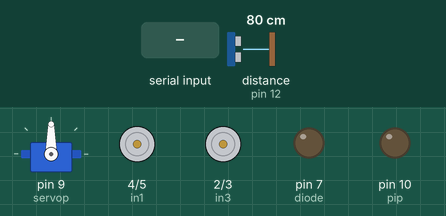
Bench run of a sketch on a simulated Arduino Uno, built with avr-gcc and run on an emulated ATmega328P. Parts: servo, motor-driver pin pairs drawn as motors (green arrow = first pin HIGH = forward, orange = second pin HIGH = backward, longer = more drive, scaled by the enable pin), output pins drawn as LEDs (lit = HIGH). The inputs (shaded band) are chosen by the test bench; at power-on: distance to the obstacle (sensor on pin 12) 80 cm. The echo pulse lasts 58.3 µs per cm; pins used as bus, display or sensor lines are not drawn.

Above: at 1.2 s.
1.3 s: "1" received over Serial
At 3.93 s:
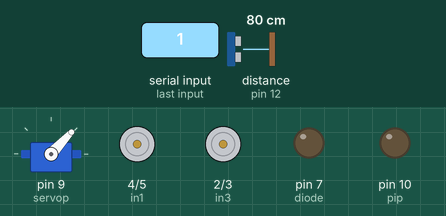
4.3 s: distance to the obstacle (sensor on pin 12) set to 2 cm
At 5.05 s:
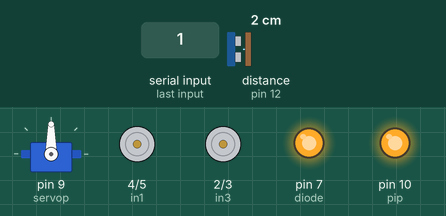
7.3 s: distance to the obstacle (sensor on pin 12) set to 60 cm
At 8.11 s:
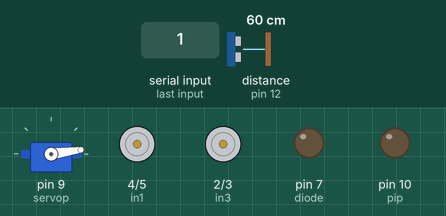
10.3 s: distance to the obstacle (sensor on pin 12) set to 4 cm
At 10.57 s:
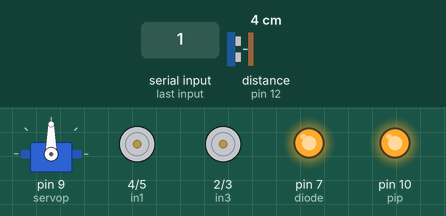
13.3 s: distance to the obstacle (sensor on pin 12) set to 120 cm
At 14.13 s:
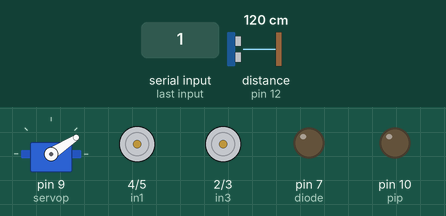
16.3 s: distance to the obstacle (sensor on pin 12) set to 9 cm
At 16.57 s:
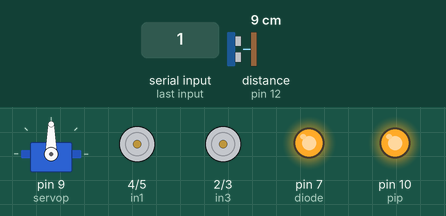
Timing chart, 0 to 19.3 s (numbered marks = the images above; inputs shaded):
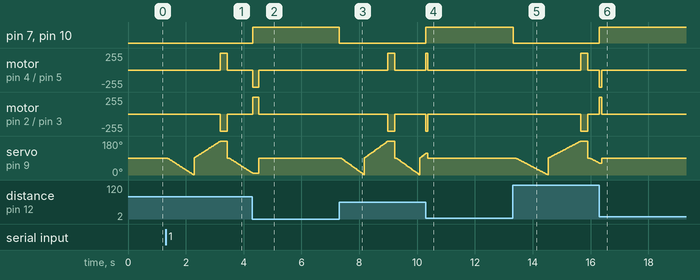

Measured:
- after the input at 1.3 s, motor on pin 4 (in1) / pin 5 (in2): stopped → forward 255/255 after 1.9 s, → stopped 0.24 s later; motor on pin 2 (in3) / pin 3 (in4): stopped → backward 255/255 after 1.9 s, → stopped 0.24 s later
- after the input at 4.3 s, pin 7 (diode), pin 10 (pip): LOW → HIGH at once
- after the input at 7.3 s, pin 7 (diode), pin 10 (pip): HIGH → LOW at once; motor on pin 4 (in1) / pin 5 (in2): stopped → forward 255/255 after 1.7 s, → stopped 0.24 s later; motor on pin 2 (in3) / pin 3 (in4): stopped → backward 255/255 after 1.7 s, → stopped 0.24 s later
- after the input at 10.3 s, pin 7 (diode), pin 10 (pip): LOW → HIGH at once
- after the input at 13.3 s, pin 7 (diode), pin 10 (pip): HIGH → LOW at once; motor on pin 4 (in1) / pin 5 (in2): stopped → forward 255/255 after 2.4 s, → stopped 0.24 s later; motor on pin 2 (in3) / pin 3 (in4): stopped → backward 255/255 after 2.4 s, → stopped 0.24 s later
- after the input at 16.3 s, pin 7 (diode), pin 10 (pip): LOW → HIGH at once

The sketch:

car.ino
```cpp
#include "Servo.h" //підключаємо бібліотеку для керування сервоприводом;
#define servop 9  //вказуєм на який пін підключений сервомотор;
Servo servo1; //вводимо клас "Servo" з імям "servo1;

#define trig 8  //пін передачі ультразвукового датчика;
#define echo 12 //пін прийому ультразвукового датчика;

#define diode 7 //пін діода;
#define pip 10 //пін пєзо динаміка;


#define in1 4 //піни драйвера для мотору;
#define in2 5
#define in3 2
#define in4 3
#define enr 6
#define enl 11

int k = 25 ; //коефіцієнт повороту машинки по відношенню до кута сервопривода *10 (ліноліум 14)
int zona = 60; //зона контролю (см)
int control = 35; //дистанція на яку машинка не підходить до цілі (см)

int speed = 255; //початкова швидкість моторів;

int i; //змінна для використання в циклі for;
bool goal = 0; //змінна для запамятовування цілі;

bool mode = 0; //змінна для переключення режиму (ручний, авто);
char datain; //змінна для прийому данних з Serial;

int distance; //змінна для запамятовування дистанції;
int impuls; //змінна для часу імпульсу з ультразвукового датчика;

void setup () {
  Serial.begin(9600); //активація Serial порта на швидкості 9600 бод;
  servo1.attach(servop); //вказання піна сервопривода (замість "servop" буде підставленне значення що вказано вище в #define;
  pinMode(diode, OUTPUT); //активація пінів на прийом та передачу сигналу;
  pinMode(pip, OUTPUT);

  pinMode(in1, OUTPUT);
  pinMode(in2, OUTPUT);
  pinMode(in3, OUTPUT);
  pinMode(in4, OUTPUT);

  pinMode (trig, OUTPUT);
  pinMode (echo, INPUT);

  servo1.write(90); //виставлення сервопривода на кут 90 градусів;

  analogWrite (enl, speed); //виставлення швидкості моторів;
  analogWrite (enr, speed);
  }

void loop () {
     proverka(); //запуск функцій які описані нище;
     rychnoe();
     avto();
 }

void proverka(){
  if (Serial.available() > 0){ //якщо получені данні з Serial порта то...;
    digitalWrite(diode, 0); //виключення діода;

    datain = Serial.read(); //запис данних з Serial порта;
    switch (datain){ //перевірка значень з Serial порта;
      case '0':
        mode=0; //переключення в ручний режим;
      break;
      case '1':
        mode=1; //автоматичний режим;
      break;
      case 'q':
        k++; //додати 1 до коефіцієнта;
      break;
      case 'e':
        k--; //відняти 1 від коефіцієнта;
      break;
    }
  }
}

void rychnoe(){
  while(mode==0){
    servo1.write(90);
    digitalWrite(diode, 0);

/*   Serial.print("k: ");
   Serial.println(k);
   Serial.print("speed: ");
   Serial.println(speed);
*/

     if (Serial.available()){
     datain = Serial.read();
     switch(datain){
      case 'q':
        k++;
        break;
      case 'e':
        k--;
        break;
      case '1':
        mode = 1;
        break;
      case 'f':
        forward();
        break;
      case 'b':
        backward();
        break;
      case 'l':
        left();
        break;
      case 'r':
        right();
        break;
      case 's':
        stopp();
        break;
      case 'a':
        left();
        delay(90*k/10); //поворот на 90 градусів вліво;
        stopp();
        break;
      case 'd':
        right();
        delay(90*k/10); //поворот на 90 градусів вправо;
        stopp();
        break;
      case '-':
        if (speed > 0){ //зменшення швидкості на 5;
        speed -= 5;
        analogWrite(enl, speed);
        analogWrite(enr, speed);
        }
        break;
      case '+':
        if (speed < 255){ //збільшення швидкості на 5;
        speed += 5;
        analogWrite(enl, speed);
        analogWrite(enr, speed);
        }
        break;
      }
     }
    }
  }

void poisk(){
    digitalWrite(diode, 0);
    digitalWrite(pip, 0);

    for (int d=0; d<5 && goal==0; d++){ //пять разів сканувати перед собою (для зменшення похибки);
      proverka(); //перевірка режиму роботи;
      if (mode==0) //якщо режим ручний то вийти з цикла;
      break;

      servo1.write(90); //поворот серво на 90;
      delay(5);
      digitalWrite(trig, 1);
      delayMicroseconds(10);
      digitalWrite(trig, 0);
      impuls = pulseIn(echo, 1); //перевірка довжини імпульсу;
      distance = impuls/58; //конвертація довжини імпульсу в сантиметри;

//   Serial.print("SM: ");
//   Serial.println(distance);

  if (distance < zona && distance > 0){ //якщо дистанція менше чім охороняйма зона то активація цілі;
       goal = 1;
       break;
       }
      }

   for (i=90; i>0 && i<179 && goal==0; i--){ //поворот серво від центру вліво;
      proverka();
      if (mode==0)
      break;

      servo1.write(i);
      delay(5);
      digitalWrite(trig, 1);
      delayMicroseconds(10);
      digitalWrite(trig, 0);
      impuls = pulseIn(echo, 1);
      distance = impuls/58;

//   Serial.print("SM: ");
//   Serial.println(distance);


       if (distance < zona && distance > 0){
       goal = 1;
       break;
       }

      if (i==1)
      for (i=90; i<180 && goal==0; i++){
      proverka();
      if (mode==0)
      break;

      servo1.write(i);
      delay(5);
      digitalWrite(trig, 1);
      delayMicroseconds(10);
      digitalWrite(trig, 0);
      impuls = pulseIn(echo, 1);
      distance = impuls/58;

//   Serial.print("SM: ");
//   Serial.println(distance);

      if (distance < zona && distance > 0){
       goal = 1;
       break;
      }
        }
   }
}

void avto(){
  while (mode==1){
      poisk();
      if (goal==0 && mode==1){  //якщо після пошуку цілі не знайдено то повернутись на 90 градусів вправо;
       right();
       delay(90*k/10);
       stopp();
       }
   while (goal==1){
    if (i<93 && i>87){ //якщо ціль перед нами - рухатись вперед;
      if (distance > control){
      digitalWrite(diode, 1);
      digitalWrite(pip, 1);
      forward();
      delay(100);
      stopp();
      goal=0;
      break;
      } else {
        digitalWrite(diode, 1);
        digitalWrite(pip, 1);
        delay(50);
        goal=0;
        break;}
    }
    if (i<90){ //якщо ціль зліва - рухатись вліво;
      digitalWrite(diode, 1);
      digitalWrite(pip, 1);
      left();
      delay((90-i)*k/10);
      stopp();
      goal=0;
      break;
      }
    if (i>90){ //якщо ціль зправа - рухатись вправо;
      digitalWrite(diode, 1);
      digitalWrite(pip, 1);
      right();
      delay((i-90)*k/10);
      stopp();
      goal=0;
      break;
      }
    }
  }
}

void forward(){ //рух вперед;
  digitalWrite (in1, 1);
  digitalWrite (in2, 0);
  digitalWrite (in3, 1);
  digitalWrite (in4, 0);
  delay(10);
  }
void backward(){ //рух назад
  digitalWrite (in1, 0);
  digitalWrite (in2, 1);
  digitalWrite (in3, 0);
  digitalWrite (in4, 1);
  delay(10);
  }
void left(){ //рух вліво;
  digitalWrite (in1, 0);
  digitalWrite (in2, 1);
  digitalWrite (in3, 1);
  digitalWrite (in4, 0);
  delay(10);
  }
void right(){ //рух вправо;
  digitalWrite (in1, 1);
  digitalWrite (in2, 0);
  digitalWrite (in3, 0);
  digitalWrite (in4, 1);
  delay(10);
  }
void stopp(){ //припинення руху;
  digitalWrite (in1, 0);
  digitalWrite (in2, 0);
  digitalWrite (in3, 0);
  digitalWrite (in4, 0);
  }
```
